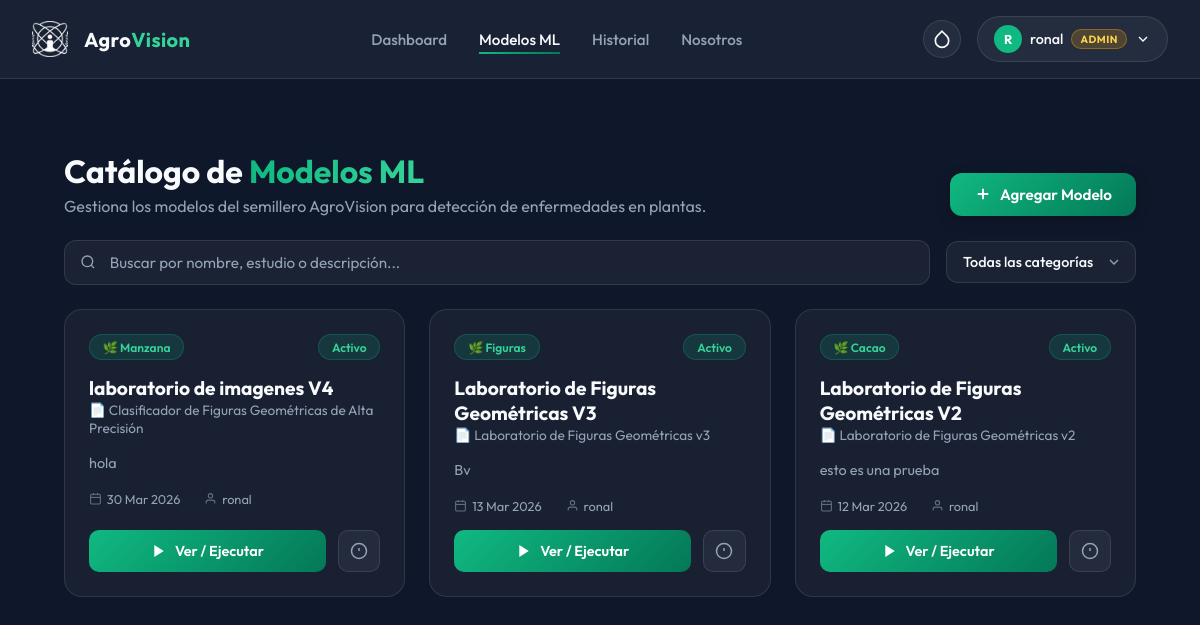
Screenshot of /modelos/ (signed in) with the database file from the repository.
### app/models.py (models this page shows, shortened)
class ModeloML(models.Model):
    ESTADO_CHOICES = [
        ('activo', 'Activo'),
        ('inactivo', 'Inactivo'),
        ('entrenamiento', 'En Entrenamiento'),
    ]
    nombre = models.CharField(max_length=255)
    nombre_estudio = models.CharField(max_length=255, verbose_name='Nombre del Estudio')
    descripcion = models.TextField()
    categoria = models.CharField(max_length=100)
    estado = models.CharField(max_length=20, choices=ESTADO_CHOICES, default='activo')
    archivo_modelo = models.FileField(
        upload_to='modelos_ml/',
        verbose_name='Archivo del Modelo (.onnx, .pkl)',
        help_text='Sube el archivo de tu modelo entrenado (formatos aceptados: .onnx, .pkl)'
    )
    documento_estudio = models.FileField(
        upload_to='estudios_pdf/',
        verbose_name='Documento del Estudio (PDF)',
        blank=True,
        null=True,
        help_text='Documento PDF con la investigación o estudio relacionado'
    )
    precision = models.DecimalField(
        max_digits=5,
        decimal_places=2,
        blank=True,
        null=True,
        verbose_name='Precisión (%)',
        help_text='Precisión del modelo en porcentaje (ej: 95.87)'
    )
    img_width = models.IntegerField(
        default=28,
        verbose_name='Ancho de Entrada (px)',
        help_text='Ancho esperado de la imagen por el modelo ONNX (ej: 28, 224).'
    )
    img_height = models.IntegerField(
        default=28,
        verbose_name='Alto de Entrada (px)',
        help_text='Alto esperado de la imagen por el modelo ONNX (ej: 28, 224).'
    )
    es_rgb = models.BooleanField(
        default=False,
        verbose_name='¿Es RGB (A color)?',
        help_text='Marca esta opción si el modelo fue entrenado con imágenes a color. Déjalo vacío si es en escala de grises.'
    )
    invertir_colores = models.BooleanField(
        default=False,
        verbose_name='¿Invertir Colores?',
        help_text='Ideal para modelos como MNIST que esperan trazos blancos sobre fondo negro.'
    )
    nombres_clases = models.TextField(
        blank=True,
        null=True,
        verbose_name='Nombres de las Clases',
        help_text='Nombres separados por comas. Ej: "Manzana Sana,Manzana Enferma". Convierte el resultado numérico en texto legible.'
    )
    usuario = models.ForeignKey(User, on_delete=models.CASCADE, related_name='modelos_ml')
    fecha_creacion = models.DateTimeField(auto_now_add=True)
    fecha_actualizacion = models.DateTimeField(auto_now=True)
    class Meta:
        ordering = ['-fecha_creacion']
        verbose_name = 'Modelo ML'
        verbose_name_plural = 'Modelos ML'

### app/views.py (the view)
# urls.py: path('modelos/', views.modelos_lista, name='modelos_lista'),
@login_required(login_url='index')
def modelos_lista(request):
    from app.models import ModeloML, Categoria
    query = request.GET.get('q', '')
    categoria = request.GET.get('categoria', '')
    modelos = ModeloML.objects.all().order_by('-fecha_creacion')
    if query:
        modelos = (
            modelos.filter(nombre__icontains=query) |
            modelos.filter(nombre_estudio__icontains=query) |
            modelos.filter(descripcion__icontains=query)
        )
    if categoria:
        modelos = modelos.filter(categoria__iexact=categoria)
    categorias_en_uso = (
        ModeloML.objects.values_list('categoria', flat=True)
        .distinct()
        .order_by('categoria')
    )
    return render(request, 'modelos_lista.html', {
        'modelos': modelos,
        'categorias': categorias_en_uso,
        'query': query,
        'categoria_activa': categoria,
    })

### app/templates/modelos_lista.html (shortened to what this page needs)
{% extends "base.html" %}
{% block content %}
<div class="page-header">
    <div class="page-header-left">
        <h1>Catálogo de <span>Modelos ML</span></h1>
        <p>Gestiona los modelos del semillero AgroVision para detección de enfermedades en plantas.</p>
    </div>
    <a href="{% url 'modelo_crear' %}" class="btn-nuevo">
        <svg width="18" height="18" viewBox="0 0 24 24" fill="none" stroke="currentColor" stroke-width="2.5"><path d="M12 5v14M5 12h14"/></svg>
        Agregar Modelo
    </a>
</div>
<div class="search-bar" x-data="{
    q: '{{ query|escapejs }}',
    cat: '{{ categoria_activa|escapejs }}',
    debounce: null,
    search() {
        clearTimeout(this.debounce);
        this.debounce = setTimeout(() => {
            if (this.q.length > 0 && this.q.length < 2) return; // espera al menos 2 caracteres
            const params = new URLSearchParams();
            if (this.q) params.set('q', this.q);
            if (this.cat) params.set('categoria', this.cat);
            window.location.href = '{% url 'modelos_lista' %}' + (params.toString() ? '?' + params.toString() : '');
        }, 900);
    },
    filterCat() {
        const params = new URLSearchParams();
        if (this.q) params.set('q', this.q);
        if (this.cat) params.set('categoria', this.cat);
        window.location.href = '{% url 'modelos_lista' %}' + (params.toString() ? '?' + params.toString() : '');
    }
}">
    <div class="search-input-wrap">
        <svg width="16" height="16" viewBox="0 0 24 24" fill="none" stroke="currentColor" stroke-width="2"><circle cx="11" cy="11" r="8"/><path d="m21 21-4.35-4.35"/></svg>
        <input type="text" class="search-input" placeholder="Buscar por nombre, estudio o descripción..."
            x-model="q" @input="search()">
    </div>
    <select class="filter-select" x-model="cat" @change="filterCat()">
        <option value="">Todas las categorías</option>
    </select>
</div>
<div class="modelos-grid">
    {% if modelos %}
        {% for modelo in modelos %}
        <div class="modelo-card">
            <div class="card-top">
                <span class="categoria-badge">🌿 {{ modelo.categoria|capfirst }}</span>
                <span class="estado-badge estado-{{ modelo.estado }}">{{ modelo.get_estado_display }}</span>
            </div>
            <div>
                <div class="card-nombre">{{ modelo.nombre }}</div>
                <div class="card-estudio">📄 {{ modelo.nombre_estudio }}</div>
            </div>
            <p class="card-descripcion">{{ modelo.descripcion }}</p>
            <div class="card-meta">
                <span class="card-meta-item">
                    <svg width="13" height="13" viewBox="0 0 24 24" fill="none" stroke="currentColor" stroke-width="2"><rect x="3" y="4" width="18" height="18" rx="2" ry="2"/><line x1="16" y1="2" x2="16" y2="6"/><line x1="8" y1="2" x2="8" y2="6"/><line x1="3" y1="10" x2="21" y2="10"/></svg>
                    {{ modelo.fecha_creacion|date:"d M Y" }}
                </span>
                <span class="card-meta-item">
                    <svg width="13" height="13" viewBox="0 0 24 24" fill="none" stroke="currentColor" stroke-width="2"><path d="M20 21v-2a4 4 0 0 0-4-4H8a4 4 0 0 0-4 4v2"/><circle cx="12" cy="7" r="4"/></svg>
                    {{ modelo.usuario.get_full_name|default:modelo.usuario.username }}
                </span>
            </div>
            <div class="card-actions">
                <a href="{% url 'modelo_detalle' modelo.pk %}" class="btn-play">
                    <svg width="16" height="16" viewBox="0 0 24 24" fill="currentColor"><polygon points="5 3 19 12 5 21 5 3"/></svg>
                    Ver / Ejecutar
                </a>
                <a href="{% url 'modelo_detalle' modelo.pk %}" class="btn-detalle" title="Ver detalle">
                    <svg width="18" height="18" viewBox="0 0 24 24" fill="none" stroke="currentColor" stroke-width="2"><circle cx="12" cy="12" r="10"/><line x1="12" y1="8" x2="12" y2="12"/><line x1="12" y1="16" x2="12.01" y2="16"/></svg>
                </a>
            </div>
        </div>
        {% endfor %}
    {% endif %}
</div>
{% endblock %}

### app/templates/base.html (shortened to what this page needs)
<!DOCTYPE html>
<html lang="es">
<head>
</head>
<body x-data="{
    mobileMenuOpen: false,
    theme: localStorage.getItem('theme') || 'green',
    toggleTheme() {
        this.theme = this.theme === 'green' ? 'indigo' : 'green';
        localStorage.setItem('theme', this.theme);
        document.documentElement.setAttribute('data-theme', this.theme);
    }
}" x-init="document.documentElement.setAttribute('data-theme', theme)">
    <nav class="navbar">
        <div class="nav-container">
            <a href="{% url 'dashboard' %}" class="nav-brand">
                {% load static %}
                <img src="{% static 'img/iser_logo2.png' %}" alt="Logo ISER" style="width:36px; height:36px; border-radius:8px; object-fit:cover;">
                <div class="brand-text">Agro<span>Vision</span></div>
            </a>
            <div class="nav-links">
                <a href="{% url 'dashboard' %}"
                    class="nav-link {% if request.resolver_match.url_name == 'dashboard' %}active{% endif %}">Dashboard</a>
                <a href="{% url 'modelos_lista' %}"
                    class="nav-link {% if 'modelos' in request.resolver_match.url_name %}active{% endif %}">Modelos ML</a>
                <a href="{% url 'historial_lista' %}"
                    class="nav-link {% if 'historial' in request.resolver_match.url_name %}active{% endif %}">Historial</a>
                <a href="{% url 'nosotros' %}"
                    class="nav-link {% if request.resolver_match.url_name == 'nosotros' %}active{% endif %}">Nosotros</a>
            </div>
            <div style="display: flex; gap: 1rem; align-items: center;">
                <button @click="toggleTheme()" class="user-btn" title="Alternar Tema" style="padding: 0.5rem; border-radius: 50%;">
                    <svg x-show="theme === 'green'" width="20" height="20" viewBox="0 0 24 24" fill="none" stroke="currentColor" stroke-width="2">
                        <path d="M12 2.69l5.66 5.66a8 8 0 1 1-11.31 0z"/>
                    </svg>
                </button>
                <div class="user-menu-container" x-data="{ open: false }">
                    <button @click="open = !open" @click.outside="open = false" class="user-btn">
                    <div class="user-avatar">
                        {{ user.first_name|default:user.username|make_list|first|upper }}
                    </div>
                    <span>{{ user.username }}</span>
                    {% if user.profile.rol == 'admin' or user.is_superuser %}
                    <span style="background:rgba(245,158,11,0.2); border:1px solid rgba(245,158,11,0.4); color:#FCD34D; font-size:0.65rem; font-weight:700; padding:0.15rem 0.5rem; border-radius:999px; letter-spacing:0.05em;">ADMIN</span>
                    {% else %}
                    <span style="background:rgba(59,130,246,0.15); border:1px solid rgba(59,130,246,0.3); color:#93C5FD; font-size:0.65rem; font-weight:700; padding:0.15rem 0.5rem; border-radius:999px; letter-spacing:0.05em;">USER</span>
                    {% endif %}
                    <svg width="16" height="16" viewBox="0 0 24 24" fill="none" stroke="currentColor" stroke-width="2">
                        <path d="m6 9 6 6 6-6" />
                    </svg>
                </button>
            </div>
            </div>
        </div>
    </nav>
    <main class="main-container">
        {% block content %}
        {% endblock %}
    </main>
</body>
</html>

### app/templates/base.html (style rules this page uses)
:root { --primary: #10B981; --primary-hover: #059669; --secondary: #10B981; --background-dark: #0f172a; --surface: #1e293b; --surface-glass: rgba(30, 41, 59, 0.7); --glass-border: rgba(255, 255, 255, 0.1); --text-main: #F8FAFC; --text-muted: #94A3B8; --theme-grad-1: #10B981; --theme-grad-2: #047857; --theme-text-hl: #34D399; --theme-icon-bg: #10B981; }
* { margin: 0; padding: 0; box-sizing: border-box; font-family: 'Outfit', sans-serif; }
body { background-color: var(--background-dark); color: var(--text-main); min-height: 100vh; display: flex; flex-direction: column; overflow-x: hidden; }
.navbar { background: var(--surface-glass); backdrop-filter: blur(16px); -webkit-backdrop-filter: blur(16px); border-bottom: 1px solid var(--glass-border); position: sticky; top: 0; z-index: 50; padding: 1rem 2rem; transition: all 0.3s ease; }
.nav-container { max-width: 1400px; margin: 0 auto; display: flex; justify-content: space-between; align-items: center; }
.nav-brand { display: flex; align-items: center; gap: 1rem; text-decoration: none; color: var(--text-main); }
.brand-text { font-size: 1.25rem; font-weight: 700; letter-spacing: 0.02em; }
.brand-text span { color: var(--theme-text-hl); }
.nav-links { display: flex; gap: 2rem; align-items: center; }
.nav-link { text-decoration: none; color: var(--text-muted); font-weight: 500; font-size: 0.95rem; transition: color 0.2s, transform 0.2s; position: relative; }
.nav-link:hover, .nav-link.active { color: var(--text-main); }
.nav-link::after { content: ''; position: absolute; bottom: -5px; left: 0; width: 100%; height: 2px; background: linear-gradient(90deg, var(--theme-grad-1), var(--theme-grad-2)); transform: scaleX(0); transition: transform 0.3s ease; transform-origin: right; }
.nav-link:hover::after, .nav-link.active::after { transform: scaleX(1); transform-origin: left; }
.user-menu-container { position: relative; }
.user-btn { background: rgba(255, 255, 255, 0.05); border: 1px solid var(--glass-border); padding: 0.5rem 1rem; border-radius: 9999px; color: var(--text-main); display: flex; align-items: center; gap: 0.5rem; cursor: pointer; transition: background 0.2s; font-size: 0.9rem; font-weight: 500; }
.user-avatar { width: 28px; height: 28px; background: var(--theme-icon-bg); border-radius: 50%; display: flex; align-items: center; justify-content: center; font-weight: bold; color: white; font-size: 0.8rem; }
.main-container { flex: 1; padding: 2rem; max-width: 1400px; margin: 0 auto; width: 100%; }

### rows the page displays
ModeloML: categoria "Manzana", estado "Activo", nombre "laboratorio de imagenes V4", nombre_estudio "Clasificador de Figuras Geométricas de Alta Precisión", descripcion "hola", fecha_creacion "30 Mar 2026", usuario.get_full_name "ronal"
ModeloML: categoria "Figuras", estado "Activo", nombre "Laboratorio de Figuras Geométricas V3", nombre_estudio "Laboratorio de Figuras Geométricas v3", descripcion "Bv", fecha_creacion "13 Mar 2026", usuario.get_full_name "ronal"
ModeloML: categoria "Cacao", estado "Activo", nombre "Laboratorio de Figuras Geométricas V2", nombre_estudio "Laboratorio de Figuras Geométricas v2", descripcion "esto es una prueba", fecha_creacion "12 Mar 2026", usuario.get_full_name "ronal"

### other values shown
{{ user.first_name|default:user.username|make_list|first|upper }} "R"
{{ user.username }} "ronal"
